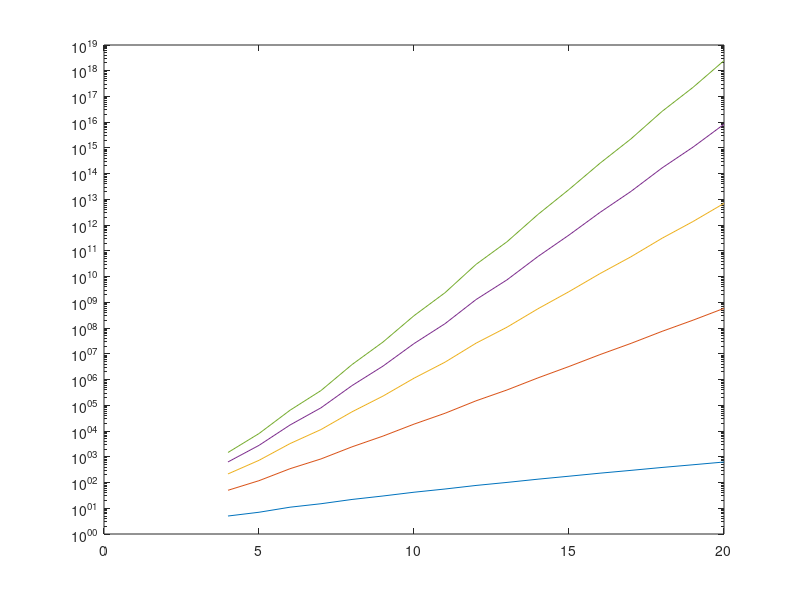

This chart was generated by the following MATLAB code:
y=[4, 5, 6, 7, 8, 9, 10, 11, 12, 13, 14, 15, 16, 17, 18, 19, 20]
x=[1, 2, 3, 4, 5]
z=[5. 50. 216. 631. 1470. ;
7. 118. 729. 2780. 8001. ;
11. 344. 3253. 17154. 64265. ;
15. 826. 11451. 80096. 375170. ;
22. 2436. 55905. 583469. 3827795. ;
30. 6374. 228469. 3339776. 28774890. ;
42. 18568. 1130136. 25031184. 303370126. ;
56. 49066. 4744434. 148441556. 2369955595. ;
77. 149468. 25910239. 1282917315. 29832068685. ;
101. 395022. 108521127. 7506966100. 226612483955. ;
135. 1165984. 566053173. 60755971070. 2616878915635. ;
176. 3223218. 2612133184. 412892524344. 24351852483251. ;
231. 9350596. 13140672861. 3130361100921. 254769502546000. ;
297. 25512022. 59257861962. 20525042042936. 2257085360421500. ;
385. 74648040. 309010064233. 166694050476780. 26243321028760792. ;
490. 203172218. 1385029507137. 1075662005671180. 225699578147173344. ;
627. 585520140. 7021305510087. 8358411740612879. 2470828762573867520. ]
%mesh(x,y,z)
%surf(x,y,z)
y1=[4, 5, 6, 7, 8, 9, 10]
z1=[5. 50. 216. 631. 1470. ;
7. 118. 729. 2780. 8001. ;
11. 344. 3253. 17154. 64265. ;
15. 826. 11451. 80096. 375170. ;
22. 2436. 55905. 583469. 3827795. ;
30. 6374. 228469. 3339776. 28774890. ;
42. 18568. 1130136. 25031184. 303370126. ]
%mesh(x,y1,z1)
y2=[4, 5, 6, 7, 8]
z2=[5. 50. 216. 631. 1470. ;
7. 118. 729. 2780. 8001. ;
11. 344. 3253. 17154. 64265. ;
15. 826. 11451. 80096. 375170. ;
22. 2436. 55905. 583469. 3827795.]
%surf(x,y2,z2)

y3=[10, 11, 12, 13, 14, 15, 16]
z3=[42. 18568. 1130136. 25031184. 303370126. ;
56. 49066. 4744434. 148441556. 2369955595. ;
77. 149468. 25910239. 1282917315. 29832068685. ;
101. 395022. 108521127. 7506966100. 226612483955. ;
135. 1165984. 566053173. 60755971070. 2616878915635. ;
176. 3223218. 2612133184. 412892524344. 24351852483251.;
231. 9350596. 13140672861. 3130361100921. 254769502546000. ]
%surf(x,y3,z3)

z31=[42. 18568. 1130136. 25031184. 303370126.] 
%n=10
%bar(x,z31)
z32=[231. 9350596. 13140672861. 3130361100921. 254769502546000. ] 
%n=15
%bar(x,z32)

%k=3
z41=[5 7 11 15 22 30 42 56 77 101 135 176 231 297 385 490 627]
z42=[50 118 344 826 2436 6374 18568 49066 149468 395022 1165984 3223218 9350596 25512022 74648040 203172218 585520140]
z43=[216 729 3253 11451 55905 228469 1130136 4744434 25910239 108521127 566053173 2612133184 13140672861  59257861962 309010064233 1385029507137 7021305510087]
z44=[631 2780 17154 80096 583469 3339776 25031184 148441556 1282917315 7506966100 60755971070 412892524344 3130361100921 20525042042936 166694050476780 1075662005671180 8358411740612879]
z45=[1470 8001 64265 375170 3827795 28774890 303370126 2369955595 29832068685 226612483955 2616878915635 24351852483251 254769502546000 2257085360421500 26243321028760792 225699578147173344 2470828762573867520]
y4=[4, 5, 6, 7, 8, 9, 10, 11, 12, 13, 14, 15, 16, 17, 18, 19, 20]

semilogy(y4, z41, y4, z42, y4, z43, y4, z44, y4, z45)
%text(20, 13), '\leftarrow{\it p_i}^{(4)}({\itt})','FontName','Times','Fontsize',28,'VerticalAlignment','middle','HorizontalAlignment','left');
%text(20, 12), '{\it p_i}^{(3)}({\itt})','FontName','Times','Fontsize',28,'VerticalAlignment','bottom','HorizontalAlignment','left');
%text(20, 11), '\leftarrow{\it p_i}^{(2)}({\itt})','FontName','Times','Fontsize',28,'VerticalAlignment','middle','HorizontalAlignment','left');
%text(20, 10), '{\it p_i}^{(1)}({\itt})','FontName','Times','Fontsize',28,'VerticalAlignment','bottom','HorizontalAlignment','left');
